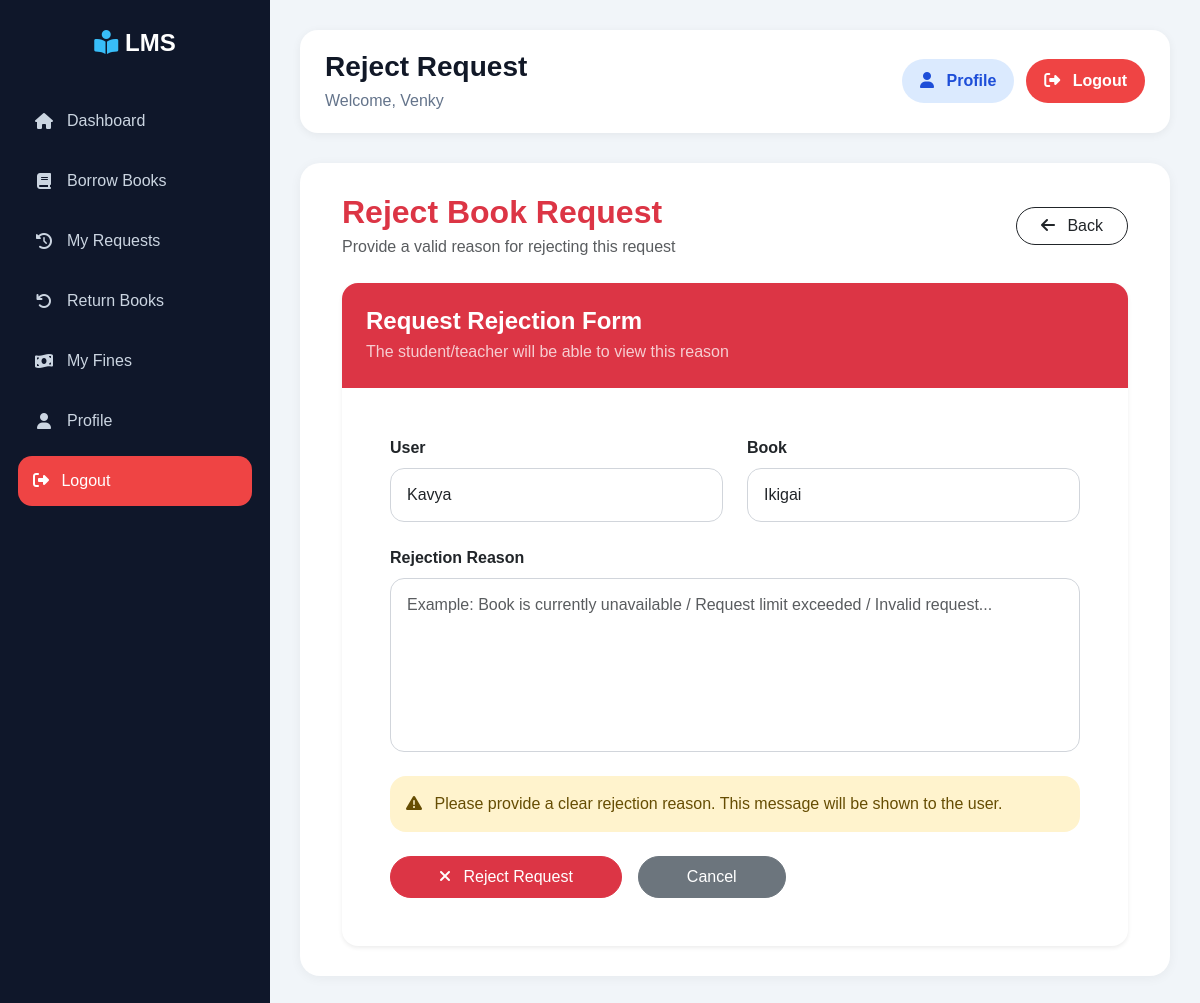
/librarian/reject/3/ (signed in), run on the app's committed database.
### accounts/models.py (models this page shows, shortened)
class CustomUser(AbstractUser):
    ROLE_CHOICES = (
        ('student', 'Student'),
        ('teacher', 'Teacher'),
        ('librarian', 'Librarian'),
    )
    role = models.CharField(max_length=20, choices=ROLE_CHOICES)

### issue/models.py (models this page shows, shortened)
class IssueBook(models.Model):
    STATUS_CHOICES = [
        ('pending', 'Pending'),
        ('approved', 'Approved'),
        ('rejected', 'Rejected'),
        ('return_requested', 'Return Requested'),
        ('returned', 'Returned'),
        ('damaged', 'Damaged'),
        ('lost', 'Lost'),
    ]
    user = models.ForeignKey(
        CustomUser,
        on_delete=models.CASCADE
    )
    book = models.ForeignKey(
        Book,
        on_delete=models.CASCADE
    )
    status = models.CharField(
        max_length=30,
        choices=STATUS_CHOICES,
        default='pending'
    )
    request_date = models.DateField(
        auto_now_add=True
    )
    issue_date = models.DateField(
        null=True,
        blank=True
    )
    due_date = models.DateField(
        null=True,
        blank=True
    )
    rejection_reason = models.TextField(
        blank=True,
        null=True
    )
    return_reason = models.TextField(
        blank=True,
        null=True
    )

### books/models.py (models this page shows, shortened)
class Book(models.Model):
    title = models.CharField(
        max_length=200
    )
    author = models.CharField(
        max_length=150
    )
    isbn = models.CharField(
        max_length=20,
        unique=True
    )
    category = models.ForeignKey(
        Category,
        on_delete=models.CASCADE
    )
    price = models.DecimalField(
        max_digits=10,
        decimal_places=2,
        default=0
    )
    quantity = models.PositiveIntegerField(
        default=1
    )
    available = models.PositiveIntegerField(
        default=1
    )
    description = models.TextField(
        blank=True,
        null=True
    )
    added_on = models.DateTimeField(
        auto_now_add=True
    )

### librarian/views.py (the view, shortened to what this page needs)
@login_required
def reject_request(request, pk):
    issue = get_object_or_404(
        IssueBook,
        pk=pk
    )
    return render(
        request,
        'librarian/reject_request.html',
        {
            'issue': issue
        }
    )

### librarian/templates/librarian/reject_request.html (shortened to what this page needs)
{% extends 'base.html' %}
{% block page_title %}
Reject Request
{% endblock %}
{% block content %}
<div class="container">
    <div class="d-flex justify-content-between align-items-center mb-4">
        <div>
            <h2 class="fw-bold text-danger mb-1">
                Reject Book Request
            </h2>
            <p class="text-muted mb-0">
                Provide a valid reason for rejecting this request
            </p>
        </div>
        <a href="/librarian/pending/"
           class="btn btn-outline-dark rounded-pill px-4">
            <i class="fa-solid fa-arrow-left me-2"></i>
            Back
        </a>
    </div>
    <div class="card border-0 shadow-sm rounded-4 overflow-hidden">
        <div class="bg-danger text-white p-4">
            <h4 class="fw-bold mb-1">
                Request Rejection Form
            </h4>
            <p class="mb-0 opacity-75">
                The student/teacher will be able to view this reason
            </p>
        </div>
        <div class="card-body p-5">
            <form method="POST">
                <div class="row g-4 mb-4">
                    <div class="col-md-6">
                        <label class="form-label fw-semibold text-dark">
                            User
                        </label>
                        <input
                            type="text"
                            class="form-control custom-input"
                            value="{{ issue.user.username }}"
                            readonly
                        >
                    </div>
                    <div class="col-md-6">
                        <label class="form-label fw-semibold text-dark">
                            Book
                        </label>
                        <input
                            type="text"
                            class="form-control custom-input"
                            value="{{ issue.book.title }}"
                            readonly
                        >
                    </div>
                </div>
                <div class="mb-4">
                    <label class="form-label fw-semibold text-dark">
                        Rejection Reason
                    </label>
                    <textarea
                        name="reason"
                        class="form-control custom-input"
                        rows="6"
                        placeholder="Example: Book is currently unavailable / Request limit exceeded / Invalid request..."
                        required></textarea>
                </div>
                <div class="alert alert-warning rounded-4 border-0 mb-4">
                    <i class="fa-solid fa-triangle-exclamation me-2"></i>
                    Please provide a clear rejection reason. This message will be shown to the user.
                </div>
                <div class="d-flex gap-3 flex-wrap">
                    <button
                        type="submit"
                        class="btn btn-danger rounded-pill px-5 py-2">
                        <i class="fa-solid fa-xmark me-2"></i>
                        Reject Request
                    </button>
                    <a href="/librarian/pending/"
                       class="btn btn-secondary rounded-pill px-5 py-2">
                        Cancel
                    </a>
                </div>
            </form>
        </div>
    </div>
</div>
{% endblock %}

### templates/base.html (shortened to what this page needs)
<!doctype html>
<html lang="en">
<head>
    <link
        href="https://cdn.jsdelivr.net/npm/bootstrap@5.3.3/dist/css/bootstrap.min.css"
        rel="stylesheet"
    />
    <link
        rel="stylesheet"
        href="https://cdnjs.cloudflare.com/ajax/libs/font-awesome/6.5.1/css/all.min.css"
    />
</head>
<body>
    <div class="main-container">
        <div class="sidebar" id="sidebar">
            <div class="logo">
                <i class="fa-solid fa-book-open-reader"></i>
                <span class="text"> LMS </span>
            </div>
            <ul>
                {% if request.user.role == 'teacher' %}
                <li>
                    <a href="/teacher/dashboard/">
                        <i class="fa-solid fa-house"></i>
                        <span class="text">Dashboard</span>
                    </a>
                </li>
                <li>
                    <a href="/teacher/books/">
                        <i class="fa-solid fa-book"></i>
                        <span class="text">Borrow Books</span>
                    </a>
                </li>
                <li>
                    <a href="/teacher/my-requests/">
                        <i class="fa-solid fa-clock-rotate-left"></i>
                        <span class="text">My Requests</span>
                    </a>
                </li>
                <li>
                    <a href="/teacher/return-books/">
                        <i class="fa-solid fa-arrow-rotate-left"></i>
                        <span class="text">Return Books</span>
                    </a>
                </li>
                <li>
                    <a href="/teacher/fines/">
                        <i class="fa-solid fa-money-bill-wave"></i>
                        <span class="text"> My Fines </span>
                    </a>
                </li>
                <li>
                    <a href="{% url 'profile' %}">
                        <i class="fa-solid fa-user"></i>
                        <span class="text">Profile</span>
                    </a>
                </li>
                {% endif %}
                <li>
                    <form method="POST"
                          action="{% url 'logout' %}">
                        <button type="submit"
                                class="logout-btn-side">
                            <i class="fa-solid fa-right-from-bracket me-2"></i>
                            <span class="text"> Logout </span>
                        </button>
                    </form>
                </li>
            </ul>
        </div>
        <div class="content">
            <div class="topbar">
                <div class="topbar-left">
                    <h3>
                        {% block page_title %}{% endblock %}
                    </h3>
                    <p>
                        Welcome, {{ request.user.username }}
                    </p>
                </div>
                <div class="topbar-right">
                    <a href="{% url 'profile' %}"
                       class="profile-btn">
                        <i class="fa-solid fa-user me-2"></i>
                        Profile
                    </a>
                    <form method="POST"
                          action="{% url 'logout' %}"
                          class="m-0">
                        <button type="submit"
                                class="logout-btn">
                            <i class="fa-solid fa-right-from-bracket me-2"></i>
                            Logout
                        </button>
                    </form>
                </div>
            </div>
            <div class="page-content">
                {% block content %}
                {% endblock %}
            </div>
        </div>
    </div>
</body>
</html>

### templates/base.html (style rules this page uses)
* { margin:0; padding:0; box-sizing:border-box; font-family:Arial, Helvetica, sans-serif; }
body { background:#f1f5f9; overflow-x:hidden; }
.main-container { display:flex; min-height:100vh; }
.sidebar { width:270px; background:#0f172a; color:white; position:fixed; top:0; left:0; bottom:0; padding:25px 18px; overflow-y:auto; z-index:1000; transition:0.3s; }
.logo { font-size:24px; font-weight:bold; text-align:center; margin-bottom:35px; color:white; }
.logo i { color:#38bdf8; }
.sidebar ul { list-style:none; padding-left:0; }
.sidebar ul li { margin-bottom:10px; }
.sidebar ul li a { display:flex; align-items:center; gap:12px; text-decoration:none; color:#cbd5e1; padding:13px 15px; border-radius:14px; transition:0.3s; }
.sidebar ul li a i { width:22px; text-align:center; }
.logout-btn-side { width:100%; border:none; background:#ef4444; color:white; padding:13px 15px; border-radius:14px; text-align:left; transition:0.3s; }
.content { margin-left:270px; width:calc(100% - 270px); padding:30px; transition:0.3s; }
.topbar { background:white; padding:20px 25px; border-radius:18px; display:flex; justify-content:space-between; align-items:center; margin-bottom:30px; box-shadow:0 2px 10px rgba(0,0,0,0.06); flex-wrap:wrap; gap:15px; }
.topbar-left h3 { margin-bottom:5px; font-weight:700; color:#111827; }
.topbar-left p { margin:0; color:#64748b; }
.topbar-right { display:flex; align-items:center; gap:12px; flex-wrap:wrap; }
.profile-btn { text-decoration:none; background:#dbeafe; color:#1d4ed8; padding:10px 18px; border-radius:30px; font-weight:600; transition:0.3s; }
.logout-btn { border:none; background:#ef4444; color:white; padding:10px 18px; border-radius:30px; font-weight:600; transition:0.3s; }
.page-content { background:white; border-radius:20px; padding:30px; min-height:500px; box-shadow:0 2px 12px rgba(0,0,0,0.05); }

### librarian/templates/librarian/reject_request.html (style rules this page uses)
.custom-input { border-radius:14px; padding:14px 16px; border:1px solid #d1d5db; transition:0.3s; }
textarea { resize:none; }
.card { transition:0.3s; }

### data on the page
CustomUser: user.username "Venky"
IssueBook: user.username "Kavya", book "Ikigai"
